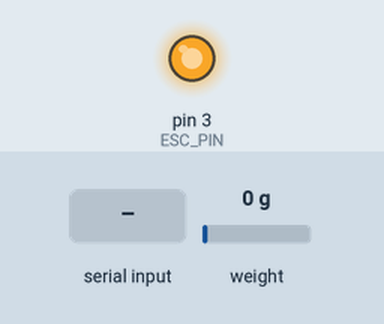
Recording of a sketch running on a simulated Teensy 4. On the bench: output pins drawn as LEDs (lit = HIGH). The test bench sets the inputs (shaded band); at power-on: weight on the scale 0 g. Storage starts empty; what the sketch prints to the serial monitor is not drawn.

Above: at 1.2 s.
1.3 s: "START,90,45,200\n" received over Serial
4.3 s: "START\n" received over Serial
Timing chart, 0 to 7.3 s (numbered marks = the images above; inputs shaded):
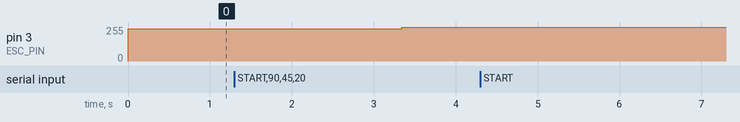

Measured:
- after the input at 1.3 s, pin 3 (ESC_PIN): 242/255 → 253/255 after 2.0 s
- after the input at 4.3 s, every drawn part: stays the same

The sketch:

Motor_Throttle_Test_Teensy_Pulses.ino
```cpp
#include <Arduino.h>
#include "HX711.h"
#include <SD.h>
#include <SPI.h>

// --- Definicoes de Pinos ---
const int HX711_DOUT = 4;
const int HX711_SCK = 5;
const int ESC_PIN = 3;

// --- Configuracoes do Ensaio (Atualizadas via GUI) ---
int pwmMin = 1000;
int pwmMax = 2000;
int pwmStep = 50;
const unsigned long SETTLING_TIME_MS = 1500;
const int SAMPLES_TO_AVERAGE = 10;
const float CALIBRATION_FACTOR = 113.0f;

// --- Configuracoes de PWM Nativo da Teensy ---
const uint32_t PWM_FREQUENCY = 50; // 50 Hz (periodo de 20 ms)
const float PERIOD_US = 1000000.0 / PWM_FREQUENCY;
const int PWM_RESOLUTION_BITS = 12;
const float MAX_DUTY_VAL = (float)(1 << PWM_RESOLUTION_BITS);

// Inversor de sinal via transistor na sua PCB personalizada
const bool INVERT_ESC_SIGNAL = true;

// --- Instancias e Flags ---
HX711 scale;
File dataFile;
char logFileName[64];
bool sdCardPresent = false; // FLAG: Permite operar com ou sem cartao SD

// --- Maquina de Estados do Ensaio ---
enum TestState {
  STATE_IDLE,
  WAITING_SETTLEMENT,
  ACQUIRING_DATA,
  TEST_COMPLETED
};

TestState currentState = STATE_IDLE;
int currentPwm = 1000;
unsigned long stepStartTime = 0;
int samplesCollected = 0;
float thrustSum = 0.0;
float currentThrustInstant = 0.0;
// bool startTest = false;

// Controle de taxa de transmissao para a GUI (20 Hz = 50 ms)
unsigned long lastTelemetryTime = 0;
const unsigned long TELEMETRY_INTERVAL_MS = 50;

// ====================================================================
// CONTROLE DO ESC VIA HARDWARE PWM
// ====================================================================
void setEscPulse(int pulseUs) {
  uint32_t duty;

  if (INVERT_ESC_SIGNAL) {
    float highTimeUs = PERIOD_US - pulseUs;
    duty = (highTimeUs / PERIOD_US) * MAX_DUTY_VAL;
  } else {
    duty = (pulseUs / PERIOD_US) * MAX_DUTY_VAL;
  }

  analogWrite(ESC_PIN, duty);
}

// ====================================================================
// PREPARACAO E INICIO DO ENSAIO
// ====================================================================
void iniciarEnsaio() {
  Serial.println("# Iniciando rotina de preparacao do ensaio...");

  // 1. Gerencia criacao do arquivo de log no SD se disponivel
  if (sdCardPresent) {
    int fileIndex = 1;
    while (fileIndex <= 999) {
      sprintf(logFileName, "ensaio_%03d_motor_data.csv", fileIndex);
      if (!SD.exists(logFileName)) {
        break;
      }
      fileIndex++;
    }

    dataFile = SD.open(logFileName, FILE_WRITE);
    if (dataFile) {
      dataFile.println("PWM_us,Thrust_unit");
      dataFile.close();
      Serial.print("# Novo arquivo de log criado: ");
      Serial.println(logFileName);
    } else {
      Serial.println("# Erro ao criar arquivo no SD. Continuando sem gravar em disco.");
    }
  } else {
    Serial.println("# Cartao SD desabilitado. Operando em modo de telemetria apenas.");
  }

  // 2. Tara da Balanca
  Serial.println("# Tarando a balanca... Remova qualquer peso do motor.");
  scale.tare(20);
  Serial.println("# Balanca zerada com sucesso.");

  // 3. Armacao do ESC no pulso minimo configurado
  currentPwm = pwmMin;
  setEscPulse(pwmMin);
  Serial.println("# Aguardando 3s para o ESC reconhecer o sinal minimo...");
  delay(3000);

  Serial.println("# ESC Armado. Iniciando ensaio de degraus de carga!");
  setEscPulse(currentPwm);
  stepStartTime = millis();
  samplesCollected = 0;
  thrustSum = 0.0;

  currentState = WAITING_SETTLEMENT;
  // startTest = true;
}

// ====================================================================
// PARADA / CORTE DE SEGURANCA
// ====================================================================
void FinishTest(bool sucesso = false) {
  currentPwm = pwmMin;
  setEscPulse(pwmMin);

  // startTest = false;
  if (sucesso) {
    currentState = TEST_COMPLETED;
    Serial.println("# Ensaio concluido com sucesso.");
  }
  else {
    currentState = STATE_IDLE;
    Serial.println("# Ensaio interrompido/cancelado pelo usuario.");
  }
  Serial.println("# Motor em pulso minimo");
}

// ====================================================================
// PARSER DE COMANDOS VINDOS DA GUI
// ====================================================================
void checkSerialCommands() {
  if (Serial.available() > 0) {
    String cmd = Serial.readStringUntil('\n');
    cmd.trim();
    if (cmd.length() == 0) return;

    // A GUI envia: "START,min,max,step" (ex: "START,1000,2000,50")
    if (cmd.startsWith("START")) {
      int pMin, pMax, pStep;
      int parsed = sscanf(cmd.c_str(), "START,%d,%d,%d", &pMin, &pMax, &pStep);

      if (parsed == 3) {
        pwmMin = pMin;
        pwmMax = pMax;
        pwmStep = pStep;
        Serial.printf("# Parametros recebidos da GUI: Min=%d us, Max=%d us, Step=%d us\n", pwmMin, pwmMax, pwmStep);
      } else {
        Serial.println("# Comando START recebido sem parametros. Usando valores padrao.");
      }

      iniciarEnsaio();
    }
    else if (cmd.equalsIgnoreCase("RESET")){
      // Permite voltar manualmente a IDLE apos um TEST_COMPLETED
      FinishTest(false);
      Serial.println("# Sistema resetado para estado IDLE.");
    }
    else if (cmd.equalsIgnoreCase("TARE")) {
      // Comando util exclusivo de repouso
      if (currentState == STATE_IDLE) {
        Serial.println("# Tarando a balanca... Remova qualquer peso do motor.");
        scale.tare(20);
        Serial.println("# Balanca zerada com sucesso.");
      } else {
        Serial.println("# AVISO: Nao e possivel tarar com teste em andamento!");
      }
    }

  }
}

// ====================================================================
// SETUP
// ====================================================================
void setup() {
  Serial.begin(115200);
  while (!Serial && millis() < 3000);
  Serial.println("# --- Teensy 4.1 Test Stand Inicializado ---");

  // 1. Hardware PWM
  analogWriteFrequency(ESC_PIN, PWM_FREQUENCY);
  analogWriteResolution(PWM_RESOLUTION_BITS);
  setEscPulse(pwmMin); // Garante sinal baixo ao ligar

  // 2. Inicializacao do SD Card (Sem travar o codigo se falhar)
  if (SD.begin(BUILTIN_SDCARD)) {
    sdCardPresent = true;
    Serial.println("# SD Card inicializado com sucesso.");
  } else {
    sdCardPresent = false;
    Serial.println("# AVISO: SD Card nao encontrado! Operando sem gravacao local.");
  }

  // 3. Inicializacao do Sensor de Carga
  scale.begin(HX711_DOUT, HX711_SCK);
  scale.set_scale(CALIBRATION_FACTOR);

  // Inicia explicitamente em IDLE
  currentState = STATE_IDLE;
  Serial.println("# Sistema em espera. Envie START pela interface para iniciar.");
}

// ====================================================================
// LOOP PRINCIPAL
// ====================================================================
void loop() {
  // Verifica se a GUI enviou comando START ou STOP
  checkSerialCommands();

  unsigned long currentMillis = millis();

  // Leitura continua da balanca (se houver dado pronto)
  if (scale.is_ready()) {
    currentThrustInstant = scale.get_units(1);
  }

  // Maquina de Estados do Ensaio
  switch (currentState) {

    // --- COMPORTAMENTOS EXCLUSIVOS DO IDLE (PRE-TESTE) ---
    case STATE_IDLE:
      // 1. Forca pulso minimo no motor continuamente por seguranca
      setEscPulse(pwmMin);
      currentPwm = pwmMin;
      // 2. A balança continua lendo acima para permitir checagem estática na GUI
      break;

    case WAITING_SETTLEMENT:
      if (currentMillis - stepStartTime >= SETTLING_TIME_MS) {
        currentState = ACQUIRING_DATA;
        samplesCollected = 0;
        thrustSum = 0.0;
      }
      break;

    case ACQUIRING_DATA:
      if (scale.is_ready()) {
        thrustSum += currentThrustInstant;
        samplesCollected++;

        if (samplesCollected >= SAMPLES_TO_AVERAGE) {
          float avgThrust = thrustSum / SAMPLES_TO_AVERAGE;

          // Grava no cartao SD apenas se a flag estiver ativa
          if (sdCardPresent) {
            dataFile = SD.open(logFileName, FILE_WRITE);
            if (dataFile) {
              dataFile.print(currentPwm);
              dataFile.print(",");
              dataFile.println(avgThrust, 4);
              dataFile.close();
            }
          }

          // Avanca para o proximo degrau
          currentPwm += pwmStep;

          if (currentPwm > pwmMax) {
            FinishTest(true);
          } else {
            setEscPulse(currentPwm);
            stepStartTime = millis();
            currentState = WAITING_SETTLEMENT;
          }
        }
      }
      break;

    case TEST_COMPLETED:
      setEscPulse(pwmMin);
      break;


  }

  // -------------------------------------------------------------
  // Transmissao de Telemetria para a GUI a 20 Hz
  // Protocolo: tempo_ms,pulso_us,thrust_g,estado
  // -------------------------------------------------------------
  if (currentMillis - lastTelemetryTime >= TELEMETRY_INTERVAL_MS) {
    lastTelemetryTime = currentMillis;

    const char* stateStr = "IDLE";
    if (currentState == WAITING_SETTLEMENT) stateStr = "waiting Settlement";
    else if (currentState == ACQUIRING_DATA) stateStr = "Acquiring Data";
    else if (currentState == TEST_COMPLETED) stateStr = "Test Completed";

    Serial.print(currentMillis);
    Serial.print(",");
    Serial.print(currentPwm);
    Serial.print(",");
    Serial.print(currentThrustInstant, 2);
    Serial.print(",");
    Serial.println(stateStr);
  }
}
```
